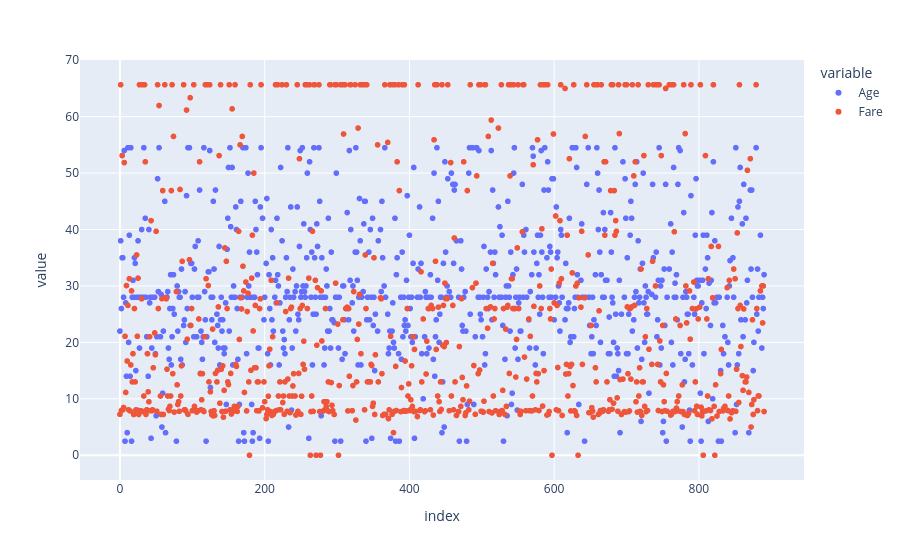

Notebook code for this chart:
### Code cell
fig = px.scatter(df[num_cols])
fig.show(render = "brwser")

### Figure 1 — Plotly figure (JSON) as saved in the notebook; plotly's stock layout.template omitted (floating-point values rounded to 4 significant figures; data arrays with more than 128 entries replaced by an {"elided": "..."} marker saying what was removed)
{"data": [{"hovertemplate": "variable=Age<br>index=%{x}<br>value=%{y}<extra></extra>", "legendgroup": "Age", "marker": {"color": "#636efa", "symbol": "circle"}, "mode": "markers", "name": "Age", "showlegend": true, "type": "scattergl", "x": {"elided": "760 int values"}, "xaxis": "x", "y": {"elided": "760 float values"}, "yaxis": "y"}, {"hovertemplate": "variable=Fare<br>index=%{x}<br>value=%{y}<extra></extra>", "legendgroup": "Fare", "marker": {"color": "#EF553B", "symbol": "circle"}, "mode": "markers", "name": "Fare", "showlegend": true, "type": "scattergl", "x": {"elided": "760 int values"}, "xaxis": "x", "y": {"elided": "760 float values"}, "yaxis": "y"}], "layout": {"legend": {"title": {"text": "variable"}, "tracegroupgap": 0}, "margin": {"t": 60}, "xaxis": {"anchor": "y", "domain": [0, 1], "title": {"text": "index"}}, "yaxis": {"anchor": "x", "domain": [0, 1], "title": {"text": "value"}}}}
